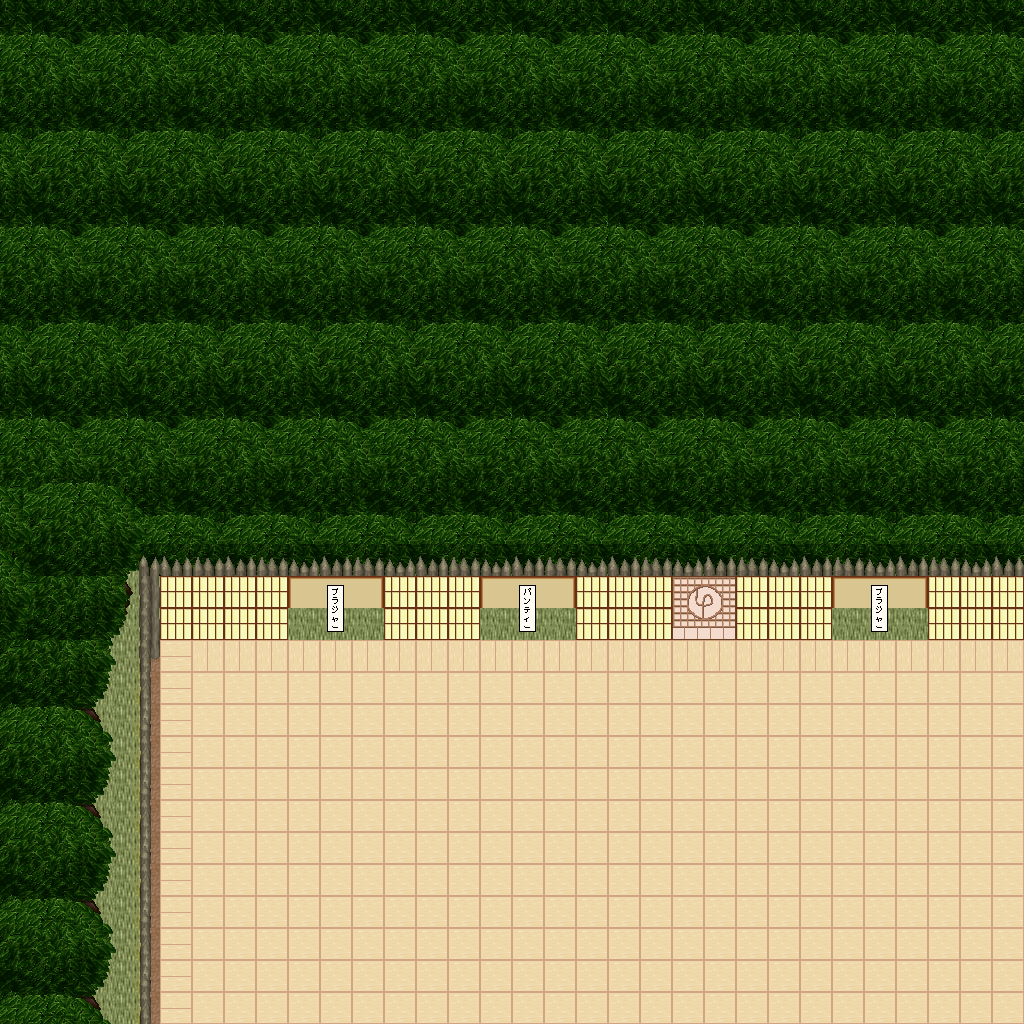

A 2D game scene composited from a Tiled map and its tileset images. What follows is a short description and the map's XML, with each tile layer's data collapsed to a summary:
An orthogonal 32x32 tile map with 32x32 px tiles, 5 tile layers (Ground, Objects, Objects2, Above, ...), 1 hidden layer not drawn, 28 tilesets.

<map version="1.10" tiledversion="1.11.0" orientation="orthogonal" renderorder="right-down" width="32" height="32" tilewidth="32" tileheight="32" infinite="0" nextlayerid="11" nextobjectid="1">
 <tileset firstgid="1" name="ground_ground" tilewidth="32" tileheight="32" tilecount="33" columns="3">
  <image source="../drawable/ground_ground.png" width="96" height="352" />
 </tileset>
 <tileset firstgid="34" name="plant_grasses" tilewidth="32" tileheight="32" tilecount="6" columns="3">
  <image source="../drawable/plant_grasses.png" width="96" height="64" />
 </tileset>
 <tileset firstgid="40" name="plant_flower_daisy_yellow" tilewidth="32" tileheight="32" tilecount="8" columns="2">
  <image source="../drawable/plant_flower_daisy_yellow.png" width="64" height="128" />
 </tileset>
 <tileset firstgid="48" name="plant_bush_bushes" tilewidth="32" tileheight="32" tilecount="10" columns="5">
  <image source="../drawable/plant_bush_bushes.png" width="160" height="64" />
 </tileset>
 <tileset firstgid="58" name="plant_flower_daisy_white" tilewidth="32" tileheight="32" tilecount="8" columns="2">
  <image source="../drawable/plant_flower_daisy_white.png" width="64" height="128" />
 </tileset>
 <tileset firstgid="66" name="plant_tree_tree_darkgreen" tilewidth="32" tileheight="32" tilecount="88" columns="8">
  <image source="../drawable/plant_tree_tree_darkgreen.png" width="256" height="352" />
 </tileset>
 <tileset firstgid="154" name="logic_collision" tilewidth="32" tileheight="32" tilecount="1" columns="1">
  <image source="../drawable/logic_collision.png" width="32" height="32" />
 </tileset>
 <tileset firstgid="155" name="ground_ground_3" tilewidth="32" tileheight="32" tilecount="5" columns="5">
  <image source="../drawable/ground_ground_3.png" width="160" height="32" />
 </tileset>
 <tileset firstgid="160" name="ground_dry_grass" tilewidth="32" tileheight="32" tilecount="54" columns="9">
  <image source="../drawable/ground_dry_grass.png" width="288" height="192" />
 </tileset>
 <tileset firstgid="214" name="ground_pothole" tilewidth="32" tileheight="32" tilecount="4" columns="4">
  <image source="../drawable/ground_pothole.png" width="128" height="32" />
 </tileset>
 <tileset firstgid="218" name="building_fence_palisade" tilewidth="32" tileheight="32" tilecount="84" columns="6">
  <image source="../drawable/building_fence_palisade.png" width="192" height="448" />
 </tileset>
 <tileset firstgid="302" name="ground_dirt_mounds" tilewidth="32" tileheight="32" tilecount="9" columns="3">
  <image source="../drawable/ground_dirt_mounds.png" width="96" height="96" />
 </tileset>
 <tileset firstgid="311" name="furniture_table_square_pale" tilewidth="32" tileheight="32" tilecount="1" columns="1">
  <image source="../drawable/furniture_table_square_pale.png" width="32" height="32" />
 </tileset>
 <tileset firstgid="312" name="logic_training_dummy" tilewidth="32" tileheight="32" tilecount="2" columns="2">
  <image source="../drawable/logic_training_dummy.png" width="64" height="32" />
 </tileset>
 <tileset firstgid="314" name="logic_portal" tilewidth="32" tileheight="32" tilecount="24" columns="8">
  <image source="../drawable/logic_portal.png" width="256" height="96" />
 </tileset>
 <tileset firstgid="338" name="furniture_table_stone_desk" tilewidth="32" tileheight="32" tilecount="16" columns="4">
  <image source="../drawable/furniture_table_stone_desk.png" width="128" height="128" />
 </tileset>
 <tileset firstgid="354" name="item_armor_weapons_for_walls" tilewidth="32" tileheight="32" tilecount="16" columns="4">
  <image source="../drawable/item_armor_weapons_for_walls.png" width="128" height="128" />
 </tileset>
 <tileset firstgid="370" name="item_bullseye" tilewidth="32" tileheight="32" tilecount="1" columns="1">
  <image source="../drawable/item_bullseye.png" width="32" height="32" />
 </tileset>
 <tileset firstgid="371" name="item_chest_chest_2" tilewidth="32" tileheight="32" tilecount="6" columns="3">
  <image source="../drawable/item_chest_chest_2.png" width="96" height="64" />
 </tileset>
 <tileset firstgid="377" name="item_weapon_hanging_bows" tilewidth="32" tileheight="32" tilecount="6" columns="3">
  <image source="../drawable/item_weapon_hanging_bows.png" width="96" height="64" />
 </tileset>
 <tileset firstgid="383" name="item_weapon_box_of_weapons" tilewidth="32" tileheight="32" tilecount="2" columns="1">
  <image source="../drawable/item_weapon_box_of_weapons.png" width="32" height="64" />
 </tileset>
 <tileset firstgid="385" name="item_ropes" tilewidth="32" tileheight="32" tilecount="4" columns="2">
  <image source="../drawable/item_ropes.png" width="64" height="64" />
 </tileset>
 <tileset firstgid="389" name="logic_protection" tilewidth="32" tileheight="32" tilecount="2" columns="2">
  <image source="../drawable/logic_protection.png" width="64" height="32" />
 </tileset>
 <tileset firstgid="391" name="logic_item_sign" tilewidth="32" tileheight="32" tilecount="1" columns="1">
  <image source="../drawable/logic_item_sign.png" width="32" height="32" />
 </tileset>
 <tileset firstgid="392" name="building_dojo" tilewidth="32" tileheight="32" tilecount="40" columns="8">
  <image source="../drawable/building_dojo.png" width="256" height="160" />
 </tileset>
 <tileset firstgid="432" name="furniture_table_grey_long" tilewidth="32" tileheight="32" tilecount="4" columns="2">
  <image source="../drawable/furniture_table_grey_long.png" width="64" height="64" />
 </tileset>
 <tileset firstgid="436" name="item_tools" tilewidth="32" tileheight="32" tilecount="9" columns="3">
  <image source="../drawable/item_tools.png" width="96" height="96" />
 </tileset>
 <tileset firstgid="445" name="logic_area" tilewidth="32" tileheight="32" tilecount="2" columns="2">
  <image source="../drawable/logic_area.png" width="64" height="32" />
 </tileset>
 <layer id="1" name="Ground" width="32" height="32">
  <data>[1024 cells, 1024 non-empty, 6 distinct tile ids]</data>
 </layer>
 <layer id="2" name="Objects" width="32" height="32">
  <data>[1024 cells, 93 non-empty, 20 distinct tile ids]</data>
 </layer>
 <layer id="3" name="Objects2" width="32" height="32">
  <data>[1024 cells, 56 non-empty, 15 distinct tile ids]</data>
 </layer>
 <layer id="4" name="Above" width="32" height="32">
  <data>[1024 cells, 635 non-empty, 50 distinct tile ids]</data>
 </layer>
 <layer id="5" name="Above2" width="32" height="32">
  <data>[1024 cells, 18 non-empty, 16 distinct tile ids]</data>
 </layer>
 <layer id="6" name="Walkable" width="32" height="32" visible="0">
  <data>[1024 cells, 687 non-empty, 1 distinct tile ids]</data>
 </layer>
 <objectgroup id="7" name="Mapevents" />
 <objectgroup id="8" name="Spawn" />
 <objectgroup id="9" name="Keys" />
 <objectgroup id="10" name="Replace" />
</map>
